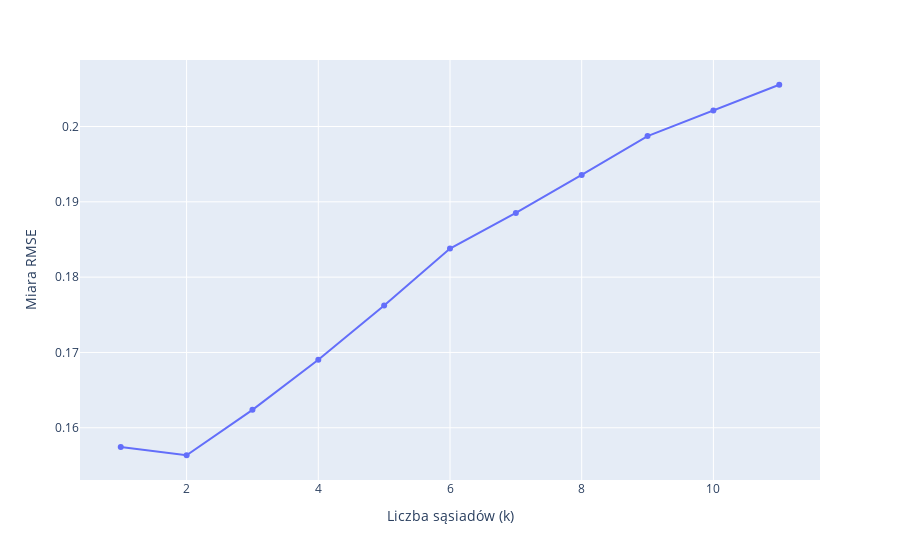

Notebook cell for this chart:
### Code cell
wyn_knn_pac_df=pd.DataFrame(np.column_stack([n_neighbors_range, wyn_knn_pac]), columns=["k","rmse"])

fig = px.line(wyn_knn_pac_df, x="k", y="rmse", markers=True, line_shape='linear')

# Dodajemy etykiety i tytuł
fig.update_layout(
    xaxis_title='Liczba sąsiadów (k)',
    yaxis_title='Miara RMSE'
)

# Wyświetlamy wykres
fig.show()
fig.write_image("knn_patient.png", width=1000, height=600, scale=4, format="png")

### Figure 1 — Plotly figure (JSON) as saved in the notebook; plotly's stock layout.template omitted (floating-point values rounded to 4 significant figures)
{"data": [{"hovertemplate": "k=%{x}<br>rmse=%{y}<extra></extra>", "legendgroup": "", "line": {"color": "#636efa", "dash": "solid", "shape": "linear"}, "marker": {"symbol": "circle"}, "mode": "markers+lines", "name": "", "orientation": "v", "showlegend": false, "type": "scatter", "x": [1, 2, 3, 4, 5, 6, 7, 8, 9, 10, 11], "xaxis": "x", "y": [0.1575, 0.1564, 0.1624, 0.169, 0.1762, 0.1838, 0.1885, 0.1936, 0.1987, 0.2021, 0.2055], "yaxis": "y"}], "layout": {"legend": {"tracegroupgap": 0}, "margin": {"t": 60}, "xaxis": {"anchor": "y", "domain": [0, 1], "title": {"text": "Liczba sąsiadów (k)"}}, "yaxis": {"anchor": "x", "domain": [0, 1], "title": {"text": "Miara RMSE"}}}}
